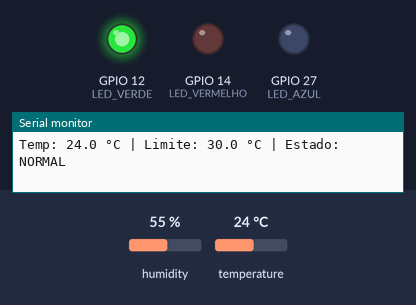
A sketch run on a simulated ESP32. Parts: output pins drawn as LEDs (lit = HIGH), the last lines printed to the serial monitor. The test bench sets the inputs (shaded band); at power-on: temperature 24 °C, humidity 55 %.

Above: at 6.8 s.
6.9 s: temperature set to 29.6 °C
12.2 s: temperature set to 30.9 °C
At 15.2 s:
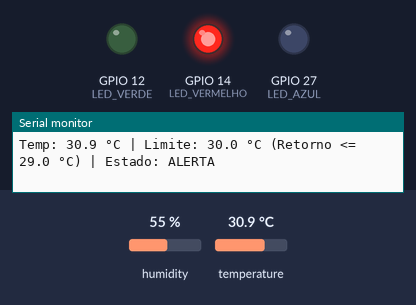
17.5 s: temperature set to 29.9 °C
22.8 s: temperature set to 28.2 °C
At 26.7 s:
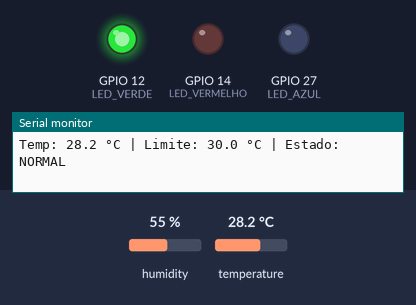
28.1 s: temperature set to 33 °C
At 31.0 s:
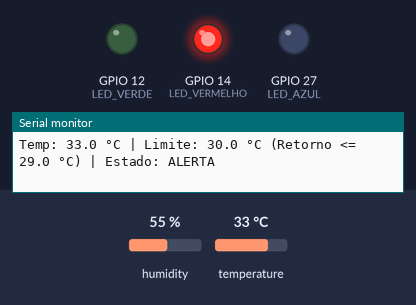
Timing chart, 0 to 32.5 s (numbered marks = the images above; inputs shaded):
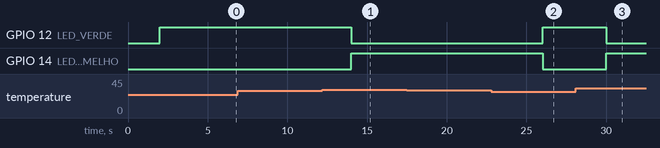

Measured:
- the behaviour switches between 30 and 30.1 °C on temperature (found by bisection; images 0 and 1)
- the behaviour switches between 29.1 and 29 °C on temperature (found by bisection; images 1 and 2)
- after the input at 12.2 s, GPIO 12 (LED_VERDE): HIGH → LOW after 1.8 s; GPIO 14 (LED_VERMELHO): LOW → HIGH after 1.8 s
- after the input at 22.8 s, GPIO 12 (LED_VERDE): LOW → HIGH after 3.2 s; GPIO 14 (LED_VERMELHO): HIGH → LOW after 3.2 s
- after the input at 28.1 s, GPIO 12 (LED_VERDE): HIGH → LOW after 1.9 s; GPIO 14 (LED_VERMELHO): LOW → HIGH after 1.9 s

The sketch:

sketch.ino
```cpp
#include "DHT.h"

// Definição de pinos do circuito no Wokwi
#define DHTPIN 4        // Pino de dados do DHT22
#define DHTTYPE DHT22   // Tipo do sensor

// Pinos dos LEDs indicadores
#define LED_VERDE 12    // Estado Normal
#define LED_VERMELHO 14 // Estado Alerta
#define LED_AZUL 27     // Estado Falha

DHT dht(DHTPIN, DHTTYPE);

// RF01: Controle de tempo para aquisição periódica
unsigned long tempoAnterior = 0;
const unsigned long INTERVALO_LEITURA = 2000; // Intervalo de 2000 ms (2 segundos)

// RF03: Limite de temperatura e margem de histerese
const float LIMITE_TEMP = 30.0;
const float HISTERESE = 1.0; // Retorna ao normal apenas em <= 29.0 °C

// Faixa física operacional do sensor DHT22 para validação adicional
const float TEMP_MIN_VALIDA = -40.0;
const float TEMP_MAX_VALIDA = 80.0;

// RF04 e RF05: Máquina de estados completa do sistema
enum EstadoSistema {
  ESTADO_NORMAL,
  ESTADO_ALERTA,
  ESTADO_FALHA
};

EstadoSistema estadoAtual = ESTADO_NORMAL;

// RF05: Função que verifica se a leitura do sensor é válida
bool leituraValida(float temperatura) {
  if (isnan(temperatura)) {
    return false;
  }
  if (temperatura < TEMP_MIN_VALIDA || temperatura > TEMP_MAX_VALIDA) {
    return false;
  }
  return true;
}

// RF03, RF04 e RF05: Função dedicada para transição de estados com histerese
EstadoSistema avaliarEstado(float temperatura, EstadoSistema estadoAnterior) {
  if (!leituraValida(temperatura)) {
    return ESTADO_FALHA;
  }

  if (estadoAnterior == ESTADO_ALERTA) {
    // Só retorna ao estado NORMAL se cair abaixo do limite menos a histerese (<= 29.0 °C)
    if (temperatura <= (LIMITE_TEMP - HISTERESE)) {
      return ESTADO_NORMAL;
    }
    return ESTADO_ALERTA;
  } else {
    // Estando em NORMAL ou recuperando de FALHA, aciona ALERTA acima de 30.0 °C
    if (temperatura > LIMITE_TEMP) {
      return ESTADO_ALERTA;
    }
    return ESTADO_NORMAL;
  }
}

// RF02: Função para apresentar o valor da leitura e o estado do sistema (Serial + LEDs)
void atualizarSaida(float temperatura, EstadoSistema estado) {
  if (estado == ESTADO_FALHA) {
    digitalWrite(LED_AZUL, HIGH);
    digitalWrite(LED_VERDE, LOW);
    digitalWrite(LED_VERMELHO, LOW);

    Serial.println("Temp: INVALIDA | Estado: FALHA (Erro na leitura do sensor)");
  } else if (estado == ESTADO_ALERTA) {
    digitalWrite(LED_VERMELHO, HIGH);
    digitalWrite(LED_VERDE, LOW);
    digitalWrite(LED_AZUL, LOW);

    Serial.print("Temp: ");
    Serial.print(temperatura, 1);
    Serial.print(" °C | Limite: ");
    Serial.print(LIMITE_TEMP, 1);
    Serial.print(" °C (Retorno <= ");
    Serial.print(LIMITE_TEMP - HISTERESE, 1);
    Serial.println(" °C) | Estado: ALERTA");
  } else {
    digitalWrite(LED_VERDE, HIGH);
    digitalWrite(LED_VERMELHO, LOW);
    digitalWrite(LED_AZUL, LOW);

    Serial.print("Temp: ");
    Serial.print(temperatura, 1);
    Serial.print(" °C | Limite: ");
    Serial.print(LIMITE_TEMP, 1);
    Serial.println(" °C | Estado: NORMAL");
  }
}

void setup() {
  Serial.begin(115200);
  Serial.println("=== Sistema de Monitoramento de Temperatura ===");
  Serial.print("Intervalo de aquisicao: ");
  Serial.print(INTERVALO_LEITURA);
  Serial.println(" ms");
  Serial.print("Limite de Alerta: > ");
  Serial.print(LIMITE_TEMP, 1);
  Serial.print(" °C | Histerese de retorno: <= ");
  Serial.print(LIMITE_TEMP - HISTERESE, 1);
  Serial.println(" °C");

  dht.begin();

  pinMode(LED_VERDE, OUTPUT);
  pinMode(LED_VERMELHO, OUTPUT);
  pinMode(LED_AZUL, OUTPUT);
}

void loop() {
  unsigned long tempoAtual = millis();

  // RF01: Leitura periódica
  if (tempoAtual - tempoAnterior >= INTERVALO_LEITURA) {
    tempoAnterior = tempoAtual;

    float temperatura = dht.readTemperature();

    // Atualiza a máquina de estados
    estadoAtual = avaliarEstado(temperatura, estadoAtual);

    // RF02: Apresentação na saída apropriada
    atualizarSaida(temperatura, estadoAtual);
  }
}
```
